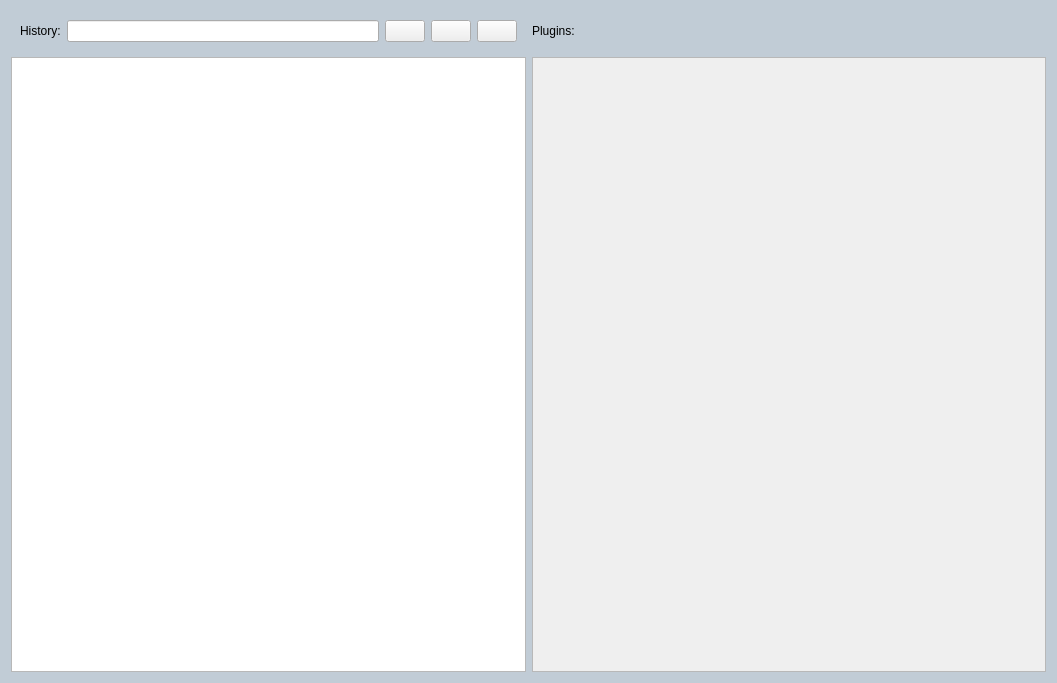
<?xml version="1.0" encoding="UTF-8"?>
<ui version="4.0">
 <class>HomePageWidget</class>
 <widget class="QWidget" name="HomePageWidget">
  <property name="geometry">
   <rect>
    <x>0</x>
    <y>0</y>
    <width>1057</width>
    <height>683</height>
   </rect>
  </property>
  <property name="minimumSize">
   <size>
    <width>0</width>
    <height>0</height>
   </size>
  </property>
  <property name="windowTitle">
   <string>Form</string>
  </property>
  <property name="styleSheet">
   <string notr="true">QWidget#HomePageWidget{background-color:#C1CCD6;}</string>
  </property>
  <layout class="QGridLayout" name="gridLayout">
   <item row="0" column="0">
    <widget class="QWidget" name="wgtHistoryTop" native="true">
     <layout class="QHBoxLayout" name="horizontalLayout">
      <item>
       <widget class="QLabel" name="lblHistoryTitle">
        <property name="text">
         <string>History:</string>
        </property>
       </widget>
      </item>
      <item>
       <widget class="QLineEdit" name="editFilter"/>
      </item>
      <item>
       <widget class="QPushButton" name="btnAdd">
        <property name="minimumSize">
         <size>
          <width>0</width>
          <height>0</height>
         </size>
        </property>
        <property name="maximumSize">
         <size>
          <width>16777215</width>
          <height>16777215</height>
         </size>
        </property>
        <property name="text">
         <string/>
        </property>
        <property name="icon">
         <iconset resource="../../res/res.qrc">
          <normaloff>:/icons/add</normaloff>:/icons/add</iconset>
        </property>
        <property name="iconSize">
         <size>
          <width>20</width>
          <height>20</height>
         </size>
        </property>
       </widget>
      </item>
      <item>
       <widget class="QPushButton" name="btnDel">
        <property name="minimumSize">
         <size>
          <width>0</width>
          <height>0</height>
         </size>
        </property>
        <property name="maximumSize">
         <size>
          <width>16777215</width>
          <height>16777215</height>
         </size>
        </property>
        <property name="text">
         <string/>
        </property>
        <property name="icon">
         <iconset>
          <normalon>:/icons/del</normalon>
         </iconset>
        </property>
        <property name="iconSize">
         <size>
          <width>20</width>
          <height>20</height>
         </size>
        </property>
       </widget>
      </item>
      <item>
       <widget class="QPushButton" name="btnSetting">
        <property name="minimumSize">
         <size>
          <width>0</width>
          <height>0</height>
         </size>
        </property>
        <property name="maximumSize">
         <size>
          <width>16777215</width>
          <height>16777215</height>
         </size>
        </property>
        <property name="text">
         <string/>
        </property>
        <property name="icon">
         <iconset>
          <normalon>:/icons/settings</normalon>
         </iconset>
        </property>
        <property name="iconSize">
         <size>
          <width>20</width>
          <height>20</height>
         </size>
        </property>
       </widget>
      </item>
     </layout>
    </widget>
   </item>
   <item row="0" column="1">
    <widget class="QLabel" name="lblPluginsTitle">
     <property name="text">
      <string>Plugins:</string>
     </property>
    </widget>
   </item>
   <item row="1" column="0">
    <widget class="QTableView" name="tbviewHistory">
     <property name="minimumSize">
      <size>
       <width>0</width>
       <height>0</height>
      </size>
     </property>
     <property name="autoFillBackground">
      <bool>true</bool>
     </property>
     <property name="verticalScrollBarPolicy">
      <enum>Qt::ScrollBarPolicy::ScrollBarAlwaysOff</enum>
     </property>
     <property name="horizontalScrollBarPolicy">
      <enum>Qt::ScrollBarPolicy::ScrollBarAlwaysOff</enum>
     </property>
     <property name="sizeAdjustPolicy">
      <enum>QAbstractScrollArea::SizeAdjustPolicy::AdjustToContents</enum>
     </property>
     <property name="autoScroll">
      <bool>true</bool>
     </property>
     <property name="autoScrollMargin">
      <number>0</number>
     </property>
    </widget>
   </item>
   <item row="1" column="1">
    <widget class="QScrollArea" name="scrollArea">
     <property name="lineWidth">
      <number>1</number>
     </property>
     <property name="verticalScrollBarPolicy">
      <enum>Qt::ScrollBarPolicy::ScrollBarAsNeeded</enum>
     </property>
     <property name="horizontalScrollBarPolicy">
      <enum>Qt::ScrollBarPolicy::ScrollBarAlwaysOff</enum>
     </property>
     <property name="widgetResizable">
      <bool>true</bool>
     </property>
     <property name="alignment">
      <set>Qt::AlignmentFlag::AlignCenter</set>
     </property>
     <widget class="QWidget" name="scrollAreaPlugins">
      <property name="geometry">
       <rect>
        <x>0</x>
        <y>0</y>
        <width>514</width>
        <height>614</height>
       </rect>
      </property>
      <layout class="QGridLayout" name="gridPluginScroll"/>
     </widget>
    </widget>
   </item>
  </layout>
 </widget>
 <resources>
  <include location="../../res/res.qrc"/>
 </resources>
 <connections/>
</ui>
